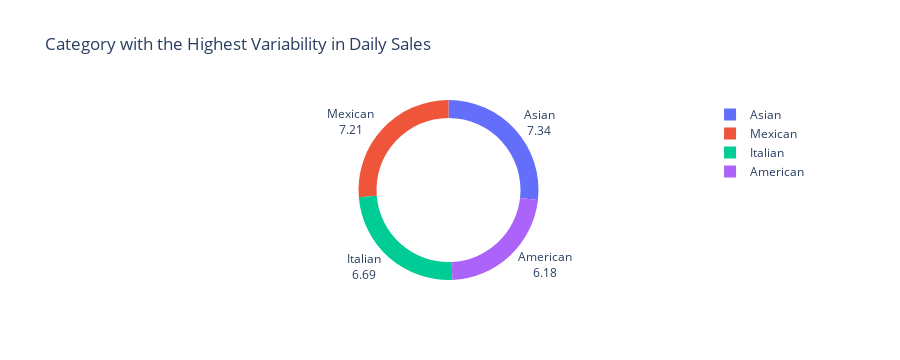

The code cell stored with this chart in its notebook:
### Markdown cell above
### Category with the Highest Variability in Daily Sales

### Code cell
query = """
SELECT 
    category, ROUND(STDDEV(daily_sales),2) AS variability
FROM
    (SELECT 
        m.category,
            o.order_date,
            COUNT(o.order_details_id) AS daily_sales
    FROM
        menu_items m
    JOIN order_details o ON m.menu_item_id = o.item_id
    GROUP BY m.category , o.order_date) AS d
GROUP BY category
ORDER BY variability DESC;
"""

cur.execute(query)

data = cur.fetchall()

data

df = pd.DataFrame(data, columns = ['category','variability'])
fig = px.pie(df, values = 'variability', names = 'category', hole= 0.8, title = 'Category with the Highest Variability in Daily Sales')
fig.update_traces(textinfo='label+ value')
fig.show()

### Figure 1 — Plotly figure (JSON) as saved in the notebook; plotly's stock layout.template omitted (floating-point values rounded to 4 significant figures)
{"data": [{"domain": {"x": [0, 1], "y": [0, 1]}, "hole": 0.8, "hovertemplate": "category=%{label}<br>variability=%{value}<extra></extra>", "labels": ["Asian", "Mexican", "Italian", "American"], "legendgroup": "", "name": "", "showlegend": true, "textinfo": "label+value", "type": "pie", "values": [7.34, 7.21, 6.69, 6.18]}], "layout": {"autosize": true, "height": 360, "legend": {"tracegroupgap": 0}, "title": {"text": "Category with the Highest Variability in Daily Sales"}}}
